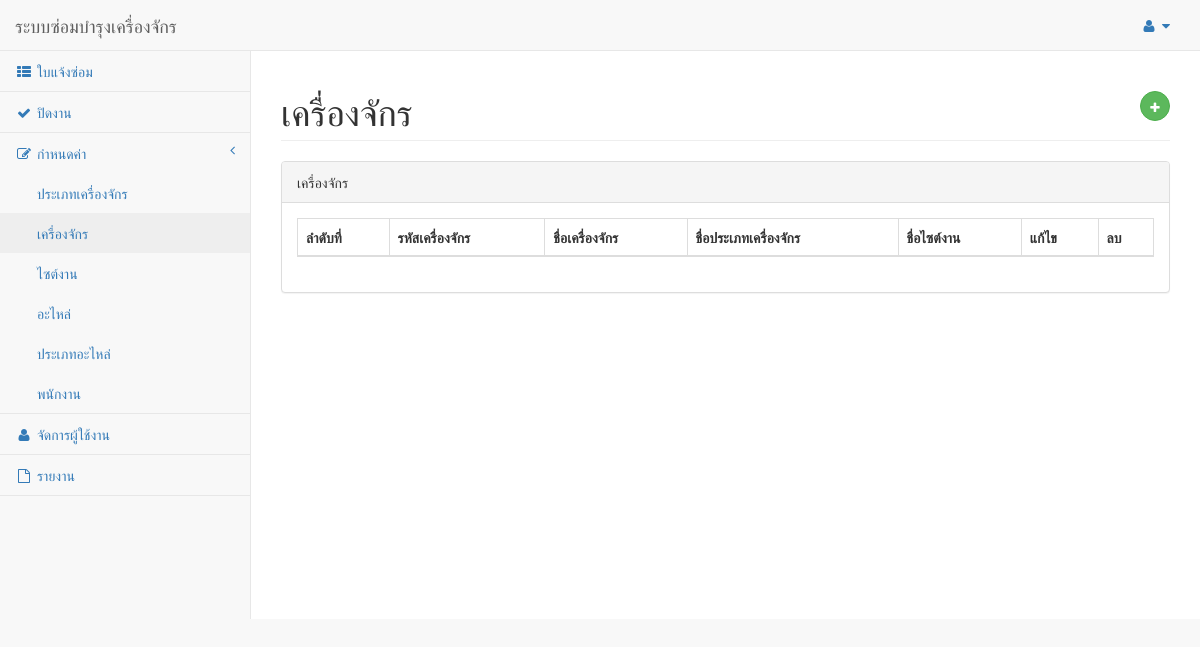
Before: /Machine/ListMachine.php with the older database file.
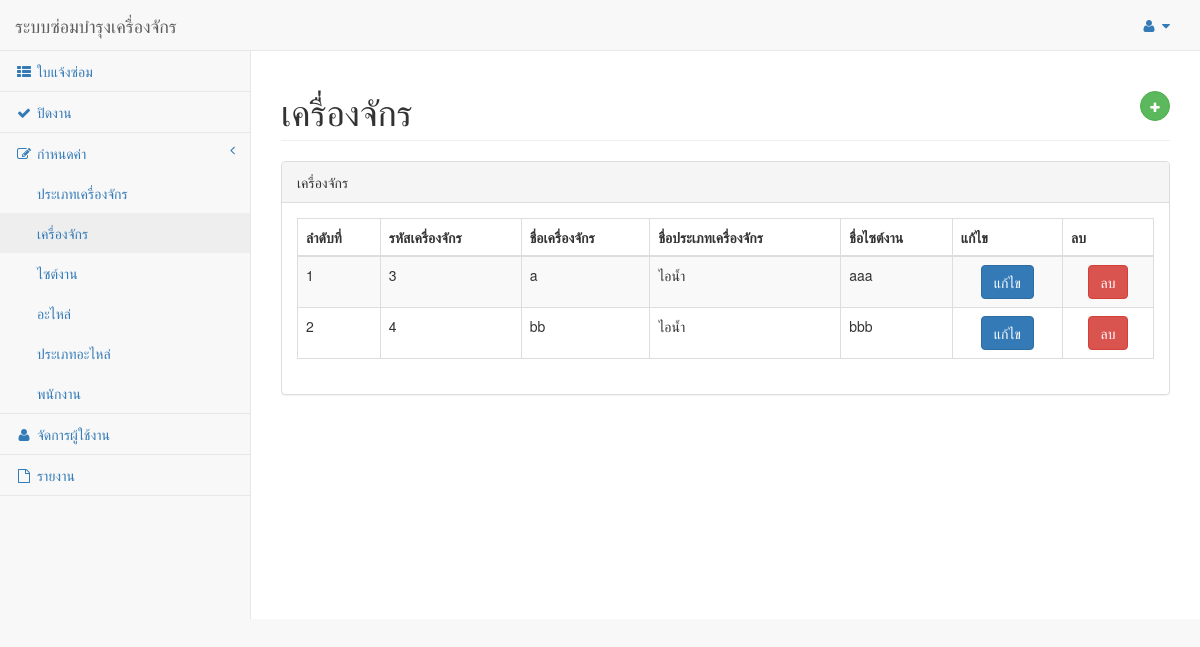
After: the same page with the newer database file.
### tables this page shows
CREATE TABLE `tmstvehicle` (
  `XVVehCode` int(5) NOT NULL,
  `XVVehName` varchar(50) NOT NULL,
  `XVVehRegistration` varchar(50) NOT NULL,
  `XVVehNumber` varchar(50) NOT NULL,
  `XVVehMango` varchar(50) NOT NULL,
  `XVVehBrand` varchar(50) NOT NULL,
  `XVVehModel` varchar(50) NOT NULL,
  `XVVehChassisNumber` varchar(50) NOT NULL,
  `XVVehEngineNumber` varchar(50) NOT NULL,
  `XVVehTypeCode` int(5) DEFAULT NULL,
  `XVDptCode` int(5) DEFAULT NULL
);

CREATE TABLE `tmstmvehicletype` (
  `XVVehTypeCode` int(5) NOT NULL,
  `XVVehTypeName` varchar(100) NOT NULL
);

CREATE TABLE `tmstmdepartment` (
  `XVDptCode` int(5) NOT NULL,
  `XVDptNumber` varchar(100) NOT NULL,
  `XVDptSub-district` varchar(100) NOT NULL,
  `XVDptDistrict` varchar(100) NOT NULL,
  `XVDptProvince` varchar(100) NOT NULL,
  `XVDptname` varchar(100) NOT NULL
);

### Machine/ListMachine.php (the view, shortened to what this page needs)
<!DOCTYPE html>
<html lang="en">
<head>
    <link href="../vendor/bootstrap/css/bootstrap.min.css" rel="stylesheet">
    <link href="../vendor/metisMenu/metisMenu.min.css" rel="stylesheet">
    <link href="../vendor/datatables/css/dataTables.bootstrap.css" rel="stylesheet">
    <link href="../vendor/datatables-responsive/dataTables.responsive.css" rel="stylesheet">
    <link href="../dist/css/sb-admin-2.css" rel="stylesheet">
    <link href="../vendor/font-awesome/css/font-awesome.min.css" rel="stylesheet" type="text/css">
</head>
<body>
    <?php include '../Template/templsidebar.php';
?>
    <div id="wrapper">
        <div id="page-wrapper">
            <div class="row">
                <div class="col-lg-12">
                    <h1 class="page-header">เครื่องจักร
                        <button type="button" class="btn btn-success btn-circle" style="float: right;"
                            data-toggle="modal" data-target="#insertModal"><i class="fa fa-plus"></i>
                        </button>
                    </h1>
                </div>
            </div>
            <div class="row">
                <div class="col-lg-12">
                    <div class="panel panel-default">
                        <div class="panel-heading">
                            เครื่องจักร
                        </div>
                        <div class="panel-body">
                            <div class="table">
                                <table width="100%" class="table table-striped table-bordered table-hover"
                                    id="dataTables-example">
                                    <thead>
                                        <tr>
                                            <th>ลำดับที่ </th>
                                            <th>รหัสเครื่องจักร </th>
                                            <th>ชื่อเครื่องจักร</th>
                                            <th>ชื่อประเภทเครื่องจักร</th>
                                            <th>ชื่อไซต์งาน</th>
                                            <th>แก้ไข</th>
                                            <th>ลบ</th>
                                        </tr>
                                    </thead>
                                    <tbody>
                                        <?php
          include '../database/connect.php';
          $sql = " SELECT v.XVVehCode,v.XVVehName,v.XVVehRegistration,v.XVVehNumber,v.XVVehMango,v.XVVehBrand,v.XVVehModel,v.XVVehChassisNumber,v.XVVehEngineNumber,vt.XVVehTypeName,v.XVVehTypeCode,v.XVDptCode,d.XVDptname
          FROM tmstvehicle v
          LEFT JOIN tmstmvehicletype vt ON v.XVVehTypeCode = vt.XVVehTypeCode
          LEFT JOIN tmstmdepartment d ON v.XVDptCode = d.XVDptCode";
          $result = mysqli_query($connect,$sql) or die(mysqli_query($connect));
          $count = 1;
          while ($row=mysqli_fetch_array($result)){
          ?>
                                        <tr class="odd gradeA">
                                            <td><?php echo $count;?></td>
                                            <td><?php echo $row["XVVehCode"];?></td>
                                            <td><?php echo $row["XVVehName"];?></td>
                                            <td><?php if($row['XVVehTypeCode']==NULL){echo "ไม่สามารถระบุประเภทได้";}else {echo $row["XVVehTypeName"];}?>
                                            </td>
                                            <td><?php if($row['XVDptCode']==NULL){echo "ไม่สามารถระบุไซต์งานได้";}else {echo $row["XVDptname"];}?>
                                            <td align="center"><input class='btn btn-primary editbtn' type='button'
                                                    value='แก้ไข'></td>
                                            <td align="center"><input class='btn btn-danger deletebtn' type='button'
                                                    value='ลบ'></td>
                                        </tr>
                                        <?php $count++;}
                                        ?>
                                    </tbody>
                                </table>
                            </div>
                        </div>
                    </div>
                </div>
            </div>
        </div>
    </div>
</body>
</html>

Changed rows visible on the page:
added tmstvehicle: XVVehCode "3", XVVehName "a", XVVehTypeCode.XVVehTypeName "ไอน้ำ", XVDptCode.XVDptname "aaa"
added tmstvehicle: XVVehCode "4", XVVehName "bb", XVVehTypeCode.XVVehTypeName "ไอน้ำ", XVDptCode.XVDptname "bbb"
